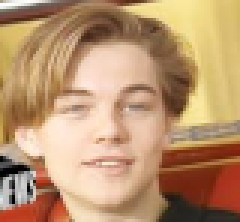
#> input picture leo.jpg, 80 x 74 px (shown 3 times larger)
$ python main.py leo.jpg
#> lines starting #> are read from the running program, lines starting #| are printed output that depends on the picture
from math import ceil
import cv2
import numpy
import sys

def main():
    file = sys.argv[1]
    img = cv2.imread(sys.argv[1], 3)
#> img is the input picture: shape (74, 80, 3); mean B, G, R 111.7, 148.3, 186.3
    ascii = 'Ñ@#W$9876543210?!abc;:+=-,._ '
    ascii_len = len(ascii)
    orig_h = img.shape[0]
#> orig_h = 74
    orig_w = img.shape[1]
#> orig_w = 80
    H = 50
    W = (orig_w//orig_h)*H
#> W = 50
    img = cv2.resize(img, (W, H), interpolation= cv2.INTER_LINEAR)
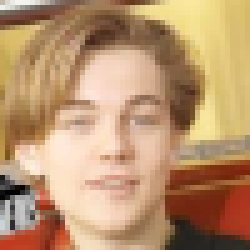
#> img: shape (50, 50, 3) (shown 5 times larger); mean B, G, R 111.5, 148.2, 186.2
    mul = 16
    blank = numpy.zeros((H*mul, W*mul, 3), dtype='uint8')
    for i in range(0 , H):
        for j in range(0, W):
            pixel = img[i][j]
            r = pixel[0]
            g = pixel[1]
            b = pixel[2]
            bright = ceil((r+g+b)/3)
            ind = int((bright/255) * (ascii_len-1))
            c = ascii[ind]
            cv2.putText(blank, c, (j*mul, i*mul), cv2.FONT_HERSHEY_DUPLEX, 0.3, (int(r), int(g), int(b)), 1)
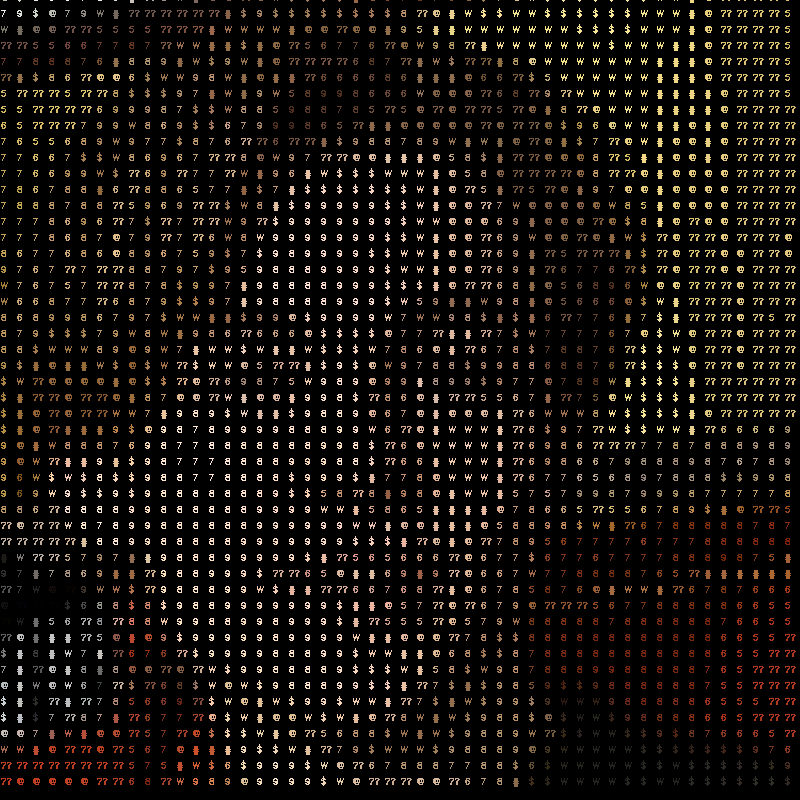
#> blank: shape (800, 800, 3); mean B, G, R 11.6, 15.5, 19.4

    cv2.imshow("ascii art", blank)
    cv2.waitKey(0)

main()
